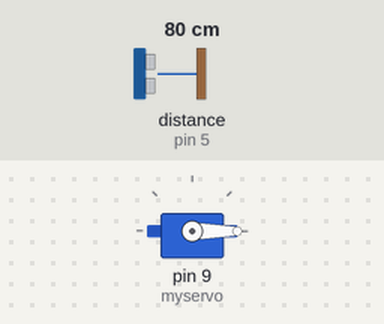
Bench run of a sketch on a simulated Arduino Uno, built with avr-gcc and run on an emulated ATmega328P. On the bench: servo. The test bench sets the inputs (shaded band); at power-on: distance to the obstacle (sensor on pin 5) 80 cm. The echo pulse lasts 58.3 µs per cm.

Above: at 1.2 s.
1.3 s: distance to the obstacle (sensor on pin 5) set to 21 cm
2.8 s: distance to the obstacle (sensor on pin 5) set to 18 cm
At 4.2 s:
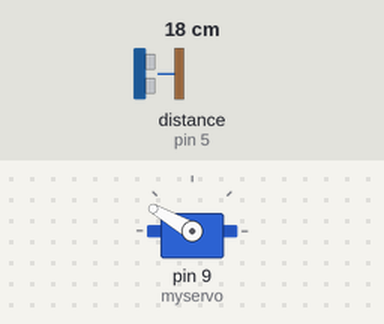
4.5 s: distance to the obstacle (sensor on pin 5) set to 35 cm
At 5.2 s:
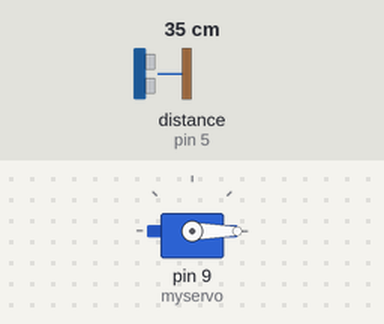
6.3 s: distance to the obstacle (sensor on pin 5) set to 2 cm
At 7.3 s:
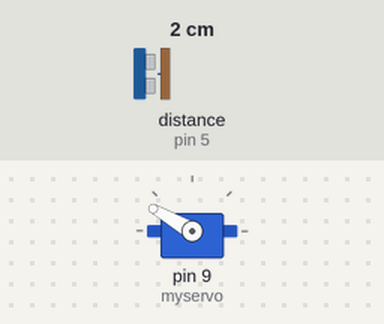
Timing chart, 0 to 9.1 s (numbered marks = the images above; inputs shaded):
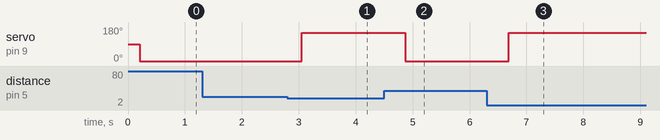

Measured:
- the behaviour switches between 20 and 19 cm on distance to the obstacle (sensor on pin 5) (found by bisection; images 0 and 1)
- after the input at 1.3 s, every drawn part: stays the same
- after the input at 2.8 s, servo on pin 9 (myservo): 0° → 150° after 0.25 s
- after the input at 4.5 s, servo on pin 9 (myservo): 150° → 0° after 0.37 s
- after the input at 6.3 s, servo on pin 9 (myservo): 0° → 150° after 0.39 s

The sketch:

Une_bo_te___capteur_ultrason_code_arduino.ino
```cpp
 #include "HCSR04.h"
 #include <Servo.h>

Servo myservo;
const int TRIGGER_PIN = 3;
const int ECHO_PIN = 5;

UltraSonicDistanceSensor capteurDistance (TRIGGER_PIN,ECHO_PIN);
void setup() {
  myservo.attach(9);
}

void loop() {
  float distance = 0;
  distance = capteurDistance.measureDistanceCm();
  delay(200);
if(distance < 20){
  myservo.write(150);
  }
else{
  myservo.write(0);
}
}
```
